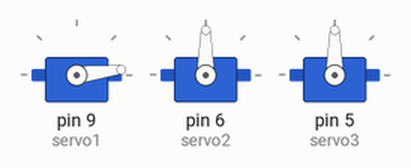
A sketch run on a simulated Arduino Uno, built with avr-gcc and run on an emulated ATmega328P. Shown: 3 × servo.

Above: at 0.05 s.
At 0.75 s:
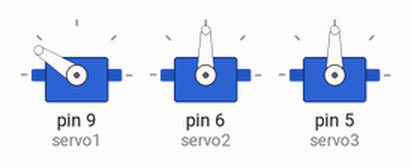
At 1.45 s:
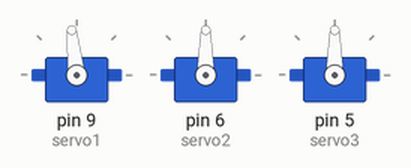
At 2.9 s:
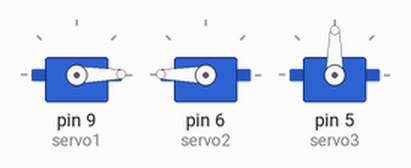
At 4.3 s:
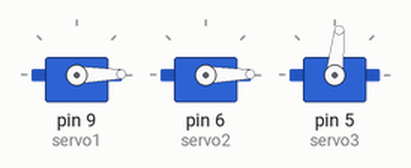
At 5.75 s:
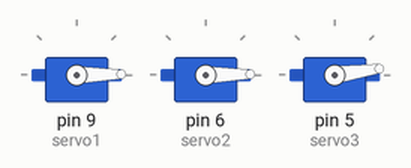
Timing chart, 0 to 7.5 s (numbered marks = the images above):
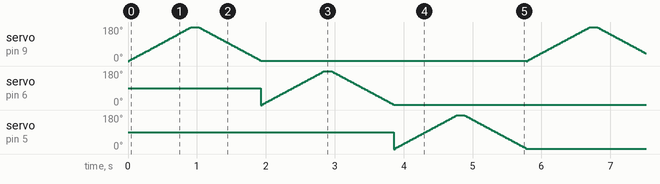

The sketch:

Servo_Motors.ino
```cpp
#include <Servo.h>
Servo servo1, servo2, servo3;
int pos1=0, pos2=0, pos3=0;

void setup() {
  // put your setup code here, to run once:
  servo1.attach(9);
  servo2.attach(6);
  servo3.attach(5);

}

void loop() {
  // put your main code here, to run repeatedly:
for (pos1= 0 ; pos1<180; pos1 +=1)
    {
      servo1.write(pos1);
      delay(5);
      }
delay(100);
      for (pos1=180 ; pos1>=1 ; pos1-=1)
      {
      servo1.write(pos1);
      delay(5);

      }

  for (pos2= 0 ; pos2<180; pos2 +=1)
    {
      servo2.write(pos2);
      delay(5);
      }
delay(100);
      for (pos2=180 ; pos2>=1 ; pos2-=1)
      {
      servo2.write(pos2);
      delay(5);

      }
  for (pos3= 0 ; pos3<180; pos3 +=1)
    {
      servo3.write(pos3);
      delay(5);
      }
delay(100);
      for (pos3=180 ; pos3>=1 ; pos3-=1)
      {
      servo3.write(pos3);
      delay(5);

      }

}
```
